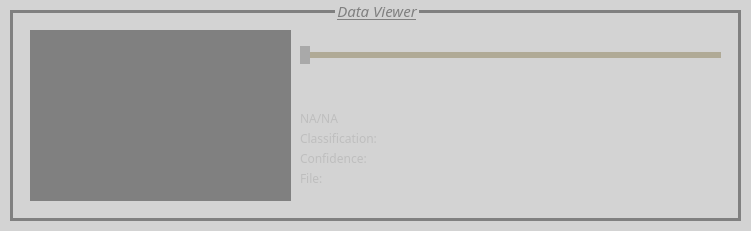
     <widget class="QGroupBox" name="imageViewerGroupbox">
      <property name="enabled">
       <bool>false</bool>
      </property>
      <property name="geometry">
       <rect>
        <x>10</x>
        <y>400</y>
        <width>751</width>
        <height>231</height>
       </rect>
      </property>
      <property name="font">
       <font>
        <family>Segoe UI Black</family>
        <pointsize>11</pointsize>
        <italic>true</italic>
        <underline>true</underline>
       </font>
      </property>
      <property name="styleSheet">
       <string notr="true">        QGroupBox {
            border: 3px solid #bf4e30; /* Border color */
			background-color:#c6ccb2;
margin:10px
        }
		QGroupBox:disabled{
		background-color: lightgray;
		border: 3px solid gray;
}
        QGroupBox::title {
			subcontrol-position:above;
			padding-top: -20px;
        }
           QGroupBox::title:disabled {
                color: gray;
            }</string>
      </property>
      <property name="title">
       <string>Data Viewer</string>
      </property>
      <widget class="QLabel" name="fullImageLabel">
       <property name="geometry">
        <rect>
         <x>30</x>
         <y>30</y>
         <width>261</width>
         <height>171</height>
        </rect>
       </property>
       <property name="palette">
        <palette>
         <active>
          <colorrole role="Button">
           <brush brushstyle="SolidPattern">
            <color alpha="255">
             <red>176</red>
             <green>170</green>
             <blue>150</blue>
            </color>
           </brush>
          </colorrole>
          <colorrole role="Base">
           <brush brushstyle="SolidPattern">
            <color alpha="255">
             <red>176</red>
             <green>170</green>
             <blue>150</blue>
            </color>
           </brush>
          </colorrole>
          <colorrole role="Window">
           <brush brushstyle="SolidPattern">
            <color alpha="255">
             <red>176</red>
             <green>170</green>
             <blue>150</blue>
            </color>
           </brush>
          </colorrole>
         </active>
         <inactive>
          <colorrole role="Button">
           <brush brushstyle="SolidPattern">
            <color alpha="255">
             <red>176</red>
             <green>170</green>
             <blue>150</blue>
            </color>
           </brush>
          </colorrole>
          <colorrole role="Base">
           <brush brushstyle="SolidPattern">
            <color alpha="255">
             <red>176</red>
             <green>170</green>
             <blue>150</blue>
            </color>
           </brush>
          </colorrole>
          <colorrole role="Window">
           <brush brushstyle="SolidPattern">
            <color alpha="255">
             <red>176</red>
             <green>170</green>
             <blue>150</blue>
            </color>
           </brush>
          </colorrole>
         </inactive>
         <disabled>
          <colorrole role="Button">
           <brush brushstyle="SolidPattern">
            <color alpha="255">
             <red>128</red>
             <green>128</green>
             <blue>128</blue>
            </color>
           </brush>
          </colorrole>
          <colorrole role="Base">
           <brush brushstyle="SolidPattern">
            <color alpha="255">
             <red>128</red>
             <green>128</green>
             <blue>128</blue>
            </color>
           </brush>
          </colorrole>
          <colorrole role="Window">
           <brush brushstyle="SolidPattern">
            <color alpha="255">
             <red>128</red>
             <green>128</green>
             <blue>128</blue>
            </color>
           </brush>
          </colorrole>
         </disabled>
        </palette>
       </property>
       <property name="styleSheet">
        <string notr="true">QLabel {
	background-color: #b0aa96 

}
QLabel:disabled {
	background-color: gray;
}</string>
       </property>
       <property name="text">
        <string/>
       </property>
       <property name="alignment">
        <set>Qt::AlignCenter</set>
       </property>
      </widget>
      <widget class="QLabel" name="imageStatus">
       <property name="geometry">
        <rect>
         <x>300</x>
         <y>110</y>
         <width>221</width>
         <height>16</height>
        </rect>
       </property>
       <property name="font">
        <font>
         <family>Segoe UI Black</family>
         <pointsize>9</pointsize>
        </font>
       </property>
       <property name="text">
        <string>NA/NA</string>
       </property>
      </widget>
      <widget class="QLabel" name="imageLocation">
       <property name="geometry">
        <rect>
         <x>300</x>
         <y>170</y>
         <width>431</width>
         <height>16</height>
        </rect>
       </property>
       <property name="font">
        <font>
         <family>Segoe UI Black</family>
         <pointsize>9</pointsize>
        </font>
       </property>
       <property name="text">
        <string>File:</string>
       </property>
      </widget>
      <widget class="QLabel" name="imageClass">
       <property name="geometry">
        <rect>
         <x>300</x>
         <y>130</y>
         <width>221</width>
         <height>16</height>
        </rect>
       </property>
       <property name="font">
        <font>
         <family>Segoe UI Black</family>
         <pointsize>9</pointsize>
        </font>
       </property>
       <property name="text">
        <string>Classification:</string>
       </property>
      </widget>
      <widget class="QLabel" name="imageConfidence">
       <property name="geometry">
        <rect>
         <x>300</x>
         <y>150</y>
         <width>221</width>
         <height>16</height>
        </rect>
       </property>
       <property name="font">
        <font>
         <family>Segoe UI Black</family>
         <pointsize>9</pointsize>
        </font>
       </property>
       <property name="text">
        <string>Confidence:</string>
       </property>
      </widget>
      <widget class="QSlider" name="imageSlider">
       <property name="geometry">
        <rect>
         <x>300</x>
         <y>30</y>
         <width>421</width>
         <height>51</height>
        </rect>
       </property>
       <property name="styleSheet">
        <string notr="true">QAbstractSlider {
    background-color: none; /* Background color */
    border: 0px solid #CCCCCC; /* Border color */
    border-radius: 5px; /* Border radius */
	height: 20px;
}

QAbstractSlider::groove {
    background-color: #b0aa96; /* Groove color */
	height: 6px;
}

QAbstractSlider::groove:disabled {
    background-color: #gray; /* Groove color */
}

QAbstractSlider::handle {
    background-color: #bf4e30; /* Handle color */
    border: 0px solid #005F7F; /* Handle border color */
    width: 10px; /* Handle width */
    margin: -6px 0; /* Handle margin to center vertically */
    border-radius: 15px; /* Handle border radius */
}
QAbstractSlider::handle:disabled {
    background-color: darkgray;

}
QAbstractSlider::handle:hover {
    background-color: #0096FF; /* Handle color on hover */
}


</string>
       </property>
       <property name="minimum">
        <number>1</number>
       </property>
       <property name="maximum">
        <number>1000000</number>
       </property>
       <property name="orientation">
        <enum>Qt::Horizontal</enum>
       </property>
       <property name="invertedAppearance">
        <bool>false</bool>
       </property>
      </widget>
     </widget>
